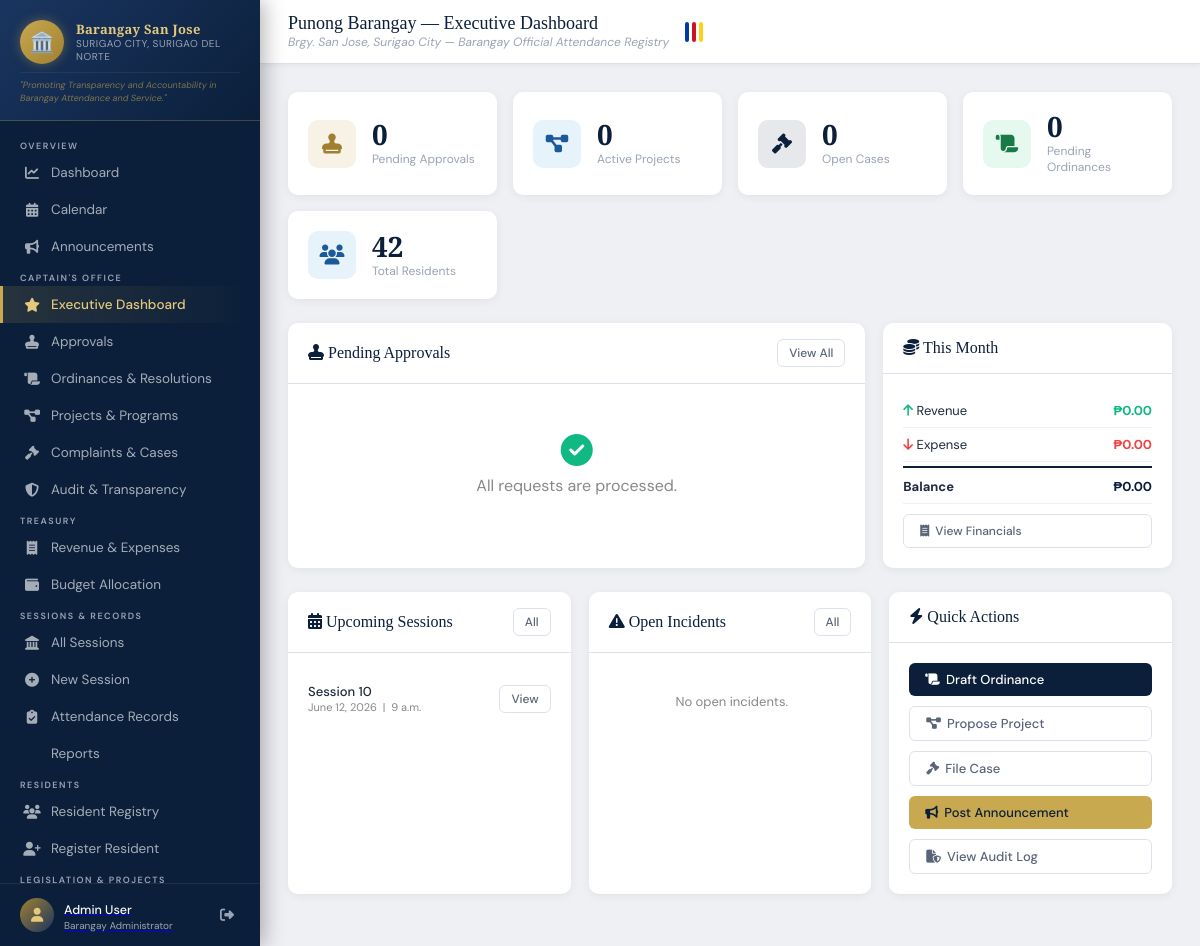
Screenshot of /captain/ (signed in) with the database file from the repository.
### attendance/models.py (models this page shows, shortened)
class UserProfile(models.Model):
    ROLE_CHOICES = [
        ('punong_barangay', 'Punong Barangay (Captain)'),
        ('admin', 'Barangay Administrator'),
        ('secretary', 'Barangay Secretary'),
        ('treasurer', 'Barangay Treasurer'),
        ('kagawad', 'Barangay Kagawad'),
        ('sb_chairperson', 'SB Chairperson'),
        ('tanod', 'Barangay Tanod'),
        ('bhw', 'Barangay Health Worker'),
        ('bns', 'Barangay Nutrition Scholar'),
        ('utility', 'Utility / Admin Staff'),
        ('staff', 'Barangay Staff'),
        ('viewer', 'Viewer'),
    ]
    COMMITTEE_CHOICES = [
        ('', 'None'),
        ('peace_order', 'Peace and Order'),
        ('health', 'Health and Sanitation'),
        ('education', 'Education'),
        ('infrastructure', 'Infrastructure'),
        ('livelihood', 'Livelihood'),
        ('environment', 'Environment'),
        ('youth', 'Youth and Sports'),
        ('women', "Women's Affairs"),
        ('senior', 'Senior Citizens'),
        ('finance', 'Finance and Budget'),
    ]
    user = models.OneToOneField(User, on_delete=models.CASCADE, related_name='profile')
    role = models.CharField(max_length=30, choices=ROLE_CHOICES, default='viewer')
    contact_number = models.CharField(max_length=15, blank=True)
    position = models.CharField(max_length=100, blank=True)
    committee = models.CharField(max_length=30, choices=COMMITTEE_CHOICES, blank=True)
    avatar = models.ImageField(upload_to='avatars/', blank=True, null=True)
    is_active = models.BooleanField(default=True)
    created_at = models.DateTimeField(auto_now_add=True)
    class Meta:
        verbose_name = "User Profile"
        verbose_name_plural = "User Profiles"

class Session(models.Model):
    SESSION_TYPE_CHOICES = [
        ('regular', 'Regular Session'),
        ('special', 'Special Session'),
        ('emergency', 'Emergency Session'),
        ('committee', 'Committee Meeting'),
        ('assembly', 'Barangay Assembly'),
        ('seminar', 'Seminar / Training'),
        ('livelihood', 'Livelihood Program'),
        ('health', 'Health Program'),
        ('other', 'Other'),
    ]
    STATUS_CHOICES = [
        ('scheduled', 'Scheduled'),
        ('ongoing', 'Ongoing'),
        ('completed', 'Completed'),
        ('cancelled', 'Cancelled'),
        ('postponed', 'Postponed'),
    ]
    title = models.CharField(max_length=200)
    session_type = models.CharField(max_length=20, choices=SESSION_TYPE_CHOICES, default='regular')
    description = models.TextField(blank=True)
    hall = models.ForeignKey(Hall, on_delete=models.SET_NULL, null=True, blank=True, related_name='sessions')
    date = models.DateField()
    start_time = models.TimeField()
    end_time = models.TimeField(null=True, blank=True)
    status = models.CharField(max_length=20, choices=STATUS_CHOICES, default='scheduled')
    presided_by = models.CharField(max_length=100, blank=True)
    agenda = models.TextField(blank=True)
    minutes = models.TextField(blank=True)
    created_by = models.ForeignKey(User, on_delete=models.SET_NULL, null=True, related_name='created_sessions')
    created_at = models.DateTimeField(auto_now_add=True)
    updated_at = models.DateTimeField(auto_now=True)
    class Meta:
        ordering = ['-date', '-start_time']
        verbose_name = "Session"
        verbose_name_plural = "Sessions"

### attendance/views.py (the view)
# urls.py: path('captain/', views.captain_dashboard, name='captain_dashboard'),
@login_required
@user_passes_test(is_captain_or_admin)
def captain_dashboard(request):
    today = datetime.date.today()
    pending_approvals = ApprovalRequest.objects.filter(status='pending').count()
    active_projects = BarangayProject.objects.filter(status__in=['approved', 'ongoing']).count()
    open_complaints = Complaint.objects.filter(status__in=['filed', 'under_investigation', 'mediation']).count()
    pending_ordinances = Ordinance.objects.filter(status='pending_approval').count()
    recent_incidents = IncidentReport.objects.filter(is_resolved=False).order_by('-incident_date')[:5]
    upcoming_sessions = Session.objects.filter(date__gte=today, status='scheduled').order_by('date')[:5]
    total_residents = Citizen.objects.filter(is_active=True).count()
    monthly_revenue = FinancialRecord.objects.filter(
        type='revenue', transaction_date__month=today.month, transaction_date__year=today.year
    ).values_list('amount', flat=True)
    monthly_expense = FinancialRecord.objects.filter(
        type='expense', transaction_date__month=today.month, transaction_date__year=today.year
    ).values_list('amount', flat=True)
    rev_total = sum(monthly_revenue)
    exp_total = sum(monthly_expense)
    return render(request, 'attendance/captain_dashboard.html', {
        'pending_approvals': pending_approvals,
        'active_projects': active_projects,
        'open_complaints': open_complaints,
        'pending_ordinances': pending_ordinances,
        'recent_incidents': recent_incidents,
        'upcoming_sessions': upcoming_sessions,
        'total_residents': total_residents,
        'monthly_revenue': rev_total,
        'monthly_expense': exp_total,
        'monthly_balance': rev_total - exp_total,
        'today': today,
    })

### templates/attendance/captain_dashboard.html (shortened to what this page needs)
{% extends 'base.html' %}
{% block page_title %}Punong Barangay — Executive Dashboard{% endblock %}
{% block content %}
<div class="stats-grid mb-24">
  <div class="stat-card">
    <div class="stat-icon gold"><i class="fas fa-stamp"></i></div>
    <div>
      <div class="stat-value">{{ pending_approvals }}</div>
      <div class="stat-label">Pending Approvals</div>
    </div>
  </div>
  <div class="stat-card">
    <div class="stat-icon blue"><i class="fas fa-diagram-project"></i></div>
    <div>
      <div class="stat-value">{{ active_projects }}</div>
      <div class="stat-label">Active Projects</div>
    </div>
  </div>
  <div class="stat-card">
    <div class="stat-icon navy"><i class="fas fa-gavel"></i></div>
    <div>
      <div class="stat-value">{{ open_complaints }}</div>
      <div class="stat-label">Open Cases</div>
    </div>
  </div>
  <div class="stat-card">
    <div class="stat-icon green"><i class="fas fa-scroll"></i></div>
    <div>
      <div class="stat-value">{{ pending_ordinances }}</div>
      <div class="stat-label">Pending Ordinances</div>
    </div>
  </div>
  <div class="stat-card">
    <div class="stat-icon blue"><i class="fas fa-users"></i></div>
    <div>
      <div class="stat-value">{{ total_residents }}</div>
      <div class="stat-label">Total Residents</div>
    </div>
  </div>
</div>
<div class="exec-grid-2 mb-24">
  <div class="card">
    <div class="card-header">
      <span class="card-title"><i class="fas fa-stamp"></i> Pending Approvals</span>
      <a href="{% url 'approval_list' %}" class="btn btn-sm btn-outline">View All</a>
    </div>
    <div class="card-body">
      {% if pending_approvals == 0 %}
      <div style="text-align:center; padding:30px 0; color:#888;">
        <i class="fas fa-check-circle" style="font-size:32px; color:#10b981;"></i>
        <p style="margin-top:8px;">All requests are processed.</p>
      </div>
      {% endif %}
    </div>
  </div>
  <div class="card">
    <div class="card-header">
      <span class="card-title"><i class="fas fa-coins"></i> This Month</span>
    </div>
    <div class="card-body">
      <div class="finance-row">
        <span><i class="fas fa-arrow-up" style="color:#10b981;"></i> Revenue</span>
        <strong style="color:#10b981;">₱{{ monthly_revenue|floatformat:2 }}</strong>
      </div>
      <div class="finance-row">
        <span><i class="fas fa-arrow-down" style="color:#ef4444;"></i> Expense</span>
        <strong style="color:#ef4444;">₱{{ monthly_expense|floatformat:2 }}</strong>
      </div>
      <div class="finance-row" style="border-top:2px solid #0b1f3a; margin-top:4px; padding-top:10px;">
        <span><strong>Balance</strong></span>
        <strong style="color:#0b1f3a;">₱{{ monthly_balance|floatformat:2 }}</strong>
      </div>
      <a href="{% url 'financial_list' %}" class="btn btn-outline" style="margin-top:10px; width:100%; font-size:12px;">
        <i class="fas fa-receipt"></i> View Financials
      </a>
    </div>
  </div>
</div>
<div class="exec-grid mb-24">
  <div class="card">
    <div class="card-header">
      <span class="card-title"><i class="fas fa-calendar-alt"></i> Upcoming Sessions</span>
      <a href="{% url 'session_list' %}" class="btn btn-sm btn-outline">All</a>
    </div>
    <div class="card-body">
      {% for s in upcoming_sessions %}
      <div class="approval-row">
        <div>
          <div style="font-weight:500; font-size:13px;">{{ s.title }}</div>
          <div style="font-size:11px; color:#888;">{{ s.date }} &nbsp;|&nbsp; {{ s.start_time }}</div>
        </div>
        <a href="{% url 'session_detail' s.pk %}" class="btn btn-sm btn-outline">View</a>
      </div>
      {% empty %}
      <p style="color:#888; text-align:center; padding:20px 0; font-size:13px;">No upcoming sessions.</p>
      {% endfor %}
    </div>
  </div>
  <div class="card">
    <div class="card-header">
      <span class="card-title"><i class="fas fa-triangle-exclamation"></i> Open Incidents</span>
      <a href="{% url 'incident_list' %}" class="btn btn-sm btn-outline">All</a>
    </div>
    <div class="card-body">
      {% for inc in recent_incidents %}
      <div class="approval-row">
        <div>
          <span class="incident-badge sev-{{ inc.severity }}">{{ inc.get_severity_display }}</span>
          <div style="font-size:12px; margin-top:4px;">{{ inc.title|truncatechars:40 }}</div>
        </div>
        <a href="{% url 'incident_detail' inc.pk %}" class="btn btn-sm btn-outline">View</a>
      </div>
      {% empty %}
      <p style="color:#888; text-align:center; padding:20px 0; font-size:13px;"> No open incidents.</p>
      {% endfor %}
    </div>
  </div>
  <div class="card">
    <div class="card-header"><span class="card-title"><i class="fas fa-bolt"></i> Quick Actions</span></div>
    <div class="card-body" style="display:grid; gap:10px;">
      <a href="{% url 'ordinance_create' %}" class="btn btn-primary"><i class="fas fa-scroll"></i> Draft Ordinance</a>
      <a href="{% url 'project_create' %}" class="btn btn-outline"><i class="fas fa-diagram-project"></i> Propose Project</a>
      <a href="{% url 'complaint_create' %}" class="btn btn-outline"><i class="fas fa-gavel"></i> File Case</a>
      <a href="{% url 'announcement_create' %}" class="btn btn-gold"><i class="fas fa-bullhorn"></i> Post Announcement</a>
      <a href="{% url 'audit_log_list' %}" class="btn btn-outline"><i class="fas fa-file-shield"></i> View Audit Log</a>
    </div>
  </div>
</div>
{% endblock %}

### templates/base.html (shortened to what this page needs)
{% load static %}
<!DOCTYPE html>
<html lang="en">
<head>
  <link href="https://cdnjs.cloudflare.com/ajax/libs/font-awesome/6.5.0/css/all.min.css" rel="stylesheet">
</head>
<body>
{% if user.is_authenticated %}
<aside class="sidebar">
  <div class="sidebar-brand">
    <div class="brand-emblem">
      <div class="brand-seal">🏛️</div>
      <div class="brand-text">
        <h1>Barangay San Jose</h1>
        <p>Surigao City, Surigao del Norte</p>
      </div>
    </div>
    <div class="brand-tagline">
      "Promoting Transparency and Accountability in Barangay Attendance and Service."
    </div>
  </div>
  <nav class="sidebar-nav">
    <span class="nav-section-label">Overview</span>
    <a href="{% url 'dashboard' %}" class="nav-item {% if request.resolver_match.url_name == 'dashboard' %}active{% endif %}">
      <i class="fas fa-chart-line"></i> Dashboard
    </a>
    <a href="{% url 'calendar' %}" class="nav-item {% if request.resolver_match.url_name == 'calendar' %}active{% endif %}">
      <i class="fas fa-calendar-alt"></i> Calendar
    </a>
    <a href="{% url 'announcement_list' %}" class="nav-item {% if 'announcement' in request.resolver_match.url_name %}active{% endif %}">
      <i class="fas fa-bullhorn"></i> Announcements
    </a>
    {% if user.profile.role in 'punong_barangay,admin' %}
    <span class="nav-section-label">Captain's Office</span>
    <a href="{% url 'captain_dashboard' %}" class="nav-item {% if request.resolver_match.url_name == 'captain_dashboard' %}active{% endif %}">
      <i class="fas fa-star"></i> Executive Dashboard
    </a>
    <a href="{% url 'approval_list' %}" class="nav-item {% if 'approval' in request.resolver_match.url_name %}active{% endif %}">
      <i class="fas fa-stamp"></i> Approvals
    </a>
    <a href="{% url 'ordinance_list' %}" class="nav-item {% if 'ordinance' in request.resolver_match.url_name %}active{% endif %}">
      <i class="fas fa-scroll"></i> Ordinances & Resolutions
    </a>
    <a href="{% url 'project_list' %}" class="nav-item {% if 'project' in request.resolver_match.url_name %}active{% endif %}">
      <i class="fas fa-diagram-project"></i> Projects & Programs
    </a>
    <a href="{% url 'complaint_list' %}" class="nav-item {% if 'complaint' in request.resolver_match.url_name %}active{% endif %}">
      <i class="fas fa-gavel"></i> Complaints & Cases
    </a>
    <a href="{% url 'audit_log_list' %}" class="nav-item {% if 'audit' in request.resolver_match.url_name %}active{% endif %}">
      <i class="fas fa-shield-halved"></i> Audit & Transparency
    </a>
    {% endif %}
    {% if user.profile.role in 'treasurer,punong_barangay,admin' %}
    <span class="nav-section-label">Treasury</span>
    <a href="{% url 'financial_list' %}" class="nav-item {% if 'financial' in request.resolver_match.url_name %}active{% endif %}">
      <i class="fas fa-receipt"></i> Revenue & Expenses
    </a>
    <a href="{% url 'budget_list' %}" class="nav-item {% if 'budget' in request.resolver_match.url_name %}active{% endif %}">
      <i class="fas fa-wallet"></i> Budget Allocation
    </a>
    {% endif %}
    {% if user.profile.role in 'secretary,admin,punong_barangay,kagawad,sb_chairperson' %}
    <span class="nav-section-label">Sessions & Records</span>
    <a href="{% url 'session_list' %}" class="nav-item {% if 'session' in request.resolver_match.url_name %}active{% endif %}">
      <i class="fas fa-landmark"></i> All Sessions
    </a>
    <a href="{% url 'session_create' %}" class="nav-item">
      <i class="fas fa-plus-circle"></i> New Session
    </a>
    <a href="{% url 'attendance_list' %}" class="nav-item {% if request.resolver_match.url_name == 'attendance_list' %}active{% endif %}">
      <i class="fas fa-clipboard-check"></i> Attendance Records
    </a>
    <a href="{% url 'reports' %}" class="nav-item {% if request.resolver_match.url_name == 'reports' %}active{% endif %}">
       Reports
    </a>
    {% endif %}
    {% if user.profile.role in 'secretary,admin,punong_barangay,kagawad,sb_chairperson,bhw,bns' %}
    <span class="nav-section-label">Residents</span>
    <a href="{% url 'citizen_list' %}" class="nav-item {% if 'citizen' in request.resolver_match.url_name %}active{% endif %}">
      <i class="fas fa-users"></i> Resident Registry
    </a>
    {% if user.profile.role in 'secretary,admin,punong_barangay' %}
    <a href="{% url 'citizen_create' %}" class="nav-item">
      <i class="fas fa-user-plus"></i> Register Resident
    </a>
    {% endif %}
    {% endif %}
    {% if user.profile.role in 'kagawad,sb_chairperson,punong_barangay,admin' %}
    <span class="nav-section-label">Legislation & Projects</span>
    {% endif %}
  </nav>
  <div class="sidebar-footer">
    <div class="user-card">
      <div class="user-avatar"><i class="fas fa-user"></i></div>
      <div class="user-info">
        <a href="{% url 'my_profile' %}" class="text-decoration-none text-white">
          <span>{{ user.get_full_name|default:user.username }}</span>
          <small>{{ user.profile.get_role_display|default:"User" }}</small>
        </a>
      </div>
      <a href="{% url 'logout' %}" class="btn-logout" title="Logout">
        <i class="fas fa-right-from-bracket"></i>
      </a>
    </div>
  </div>
</aside>
{% endif %}
<div class="main-content">
  {% if user.is_authenticated %}
  <div class="top-bar">
    <div>
      <div class="top-bar-title">{% block page_title %}Dashboard{% endblock %}</div>
      <div class="top-bar-subtitle">{{ BARANGAY_NAME }}, {{ BARANGAY_CITY }} — {{ SITE_NAME }}</div>
    </div>
    <div class="ph-flag-bar" title="Philippines">
      <span style="background:#0038a8;"></span>
      <span style="background:#ce1126;"></span>
      <span style="background:#fcd116;"></span>
    </div>
  </div>
  {% endif %}
  <div class="page-body">
    {% block content %}{% endblock %}
  </div>
</div>
</body>
</html>

### rows the page displays
Session: title "Session 10", date "June 12, 2026", start_time "9 a.m."

### other values shown
{{ user.get_full_name|default:user.username }} "Admin User"
{{ user.profile.get_role_display|default:"User" }} "Barangay Administrator"
{{ BARANGAY_NAME }} "Brgy. San Jose"
{{ BARANGAY_CITY }} "Surigao City"
{{ SITE_NAME }} "Barangay Official Attendance Registry"
{{ pending_approvals }} "0"
{{ active_projects }} "0"
{{ open_complaints }} "0"
{{ pending_ordinances }} "0"
{{ total_residents }} "42"
{{ monthly_revenue|floatformat:2 }} "0.00"
{{ monthly_expense|floatformat:2 }} "0.00"
{{ monthly_balance|floatformat:2 }} "0.00"
